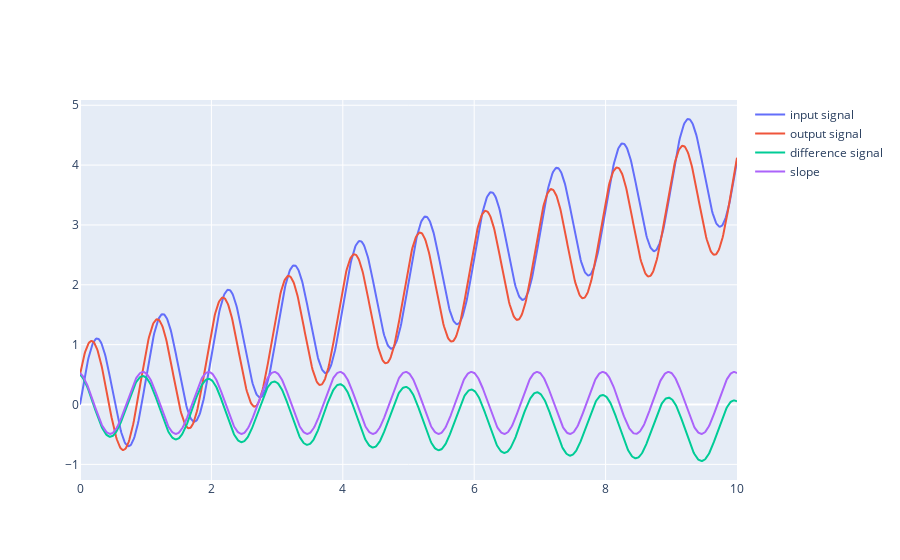

Notebook cell for this chart:
### Code cell
fig = go.Figure()
a = data_out2-data_in2
fig.add_trace(go.Scatter(x=t_samp2, y=data_in2, name='input signal'))
fig.add_trace(go.Scatter(x=t_samp2, y=data_out2, name='output signal'))
# plt.plot(t_samp2, data_out2)
# plt.plot(t_samp2, data_in2)
# fig.add_trace(go.Scatter(x=t_samp2, y=(data_out2+data_in2)/2, name='mean signal'))
fig.add_trace(go.Scatter(x=t_samp2, y=data_out2-data_in2, name='difference signal'))
# fig.add_trace(go.Scatter(x=t_samp2, y=np.mean(a)*np.ones(len(t_samp2)), name='mean difference'))
cond1 = np.where((0.2<t_samp2) & (t_samp2<1.2))[0]
cond2 = np.where((1.2<t_samp2) & (t_samp2<2.2))[0]
mina, maxa = np.min(a[cond1]), np.max(a[cond1])
minb, maxb = np.min(a[cond2]), np.max(a[cond2])
A = abs(mina- maxa)/2
meana = (mina+maxa)/2
meanb = (minb+maxb)/2
meana = np.where(abs(meana-a[cond1])<1e-2)[0]
meanb = np.where(abs(meanb-a[cond2])<1e-2)[0]
ta = t_samp2[20+meana]
tb = t_samp2[120+meanb]
sa, sb = a[np.where(ta==t_samp2)], a[np.where(tb==t_samp2)]
sa,sb,ta,tb
kd = (sa-sb)/(ta-tb)
cd = sb-kd*tb
fig.add_trace(go.Scatter(x=t_samp2, y=a-(kd*t_samp2+cd), name='slope'))
fig.show()
# np.arctan(k)*180/np.pi

### Figure 1 — Plotly figure (JSON) as saved in the notebook; plotly's stock layout.template omitted (floating-point values rounded to 4 significant figures; data arrays with more than 128 entries replaced by an {"elided": "..."} marker saying what was removed)
{"data": [{"name": "input signal", "type": "scatter", "x": {"elided": "1001 float values"}, "y": {"elided": "1001 float values"}}, {"name": "output signal", "type": "scatter", "x": {"elided": "1001 float values"}, "y": {"elided": "1001 float values"}}, {"name": "difference signal", "type": "scatter", "x": {"elided": "1001 float values"}, "y": {"elided": "1001 float values"}}, {"name": "slope", "type": "scatter", "x": {"elided": "1001 float values"}, "y": {"elided": "1001 float values"}}], "layout": {}}
